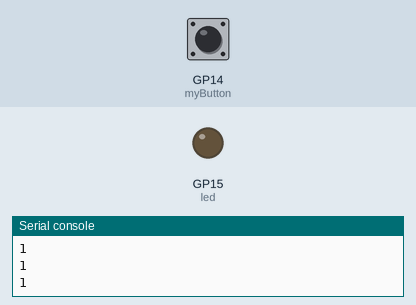
A program run on a simulated Raspberry Pi Pico running MicroPython. On the bench: output pins drawn as LEDs (lit = HIGH), the last lines printed to the serial console. The inputs (shaded band) are chosen by the test bench; at power-on: GP14 (myButton) HIGH.

Above: at 1.2 s.
1.3 s: GP14 (myButton) pulled LOW for 0.25 s
At 1.7 s:
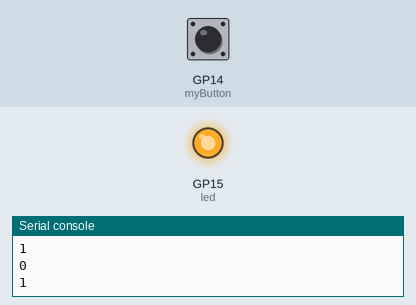
3.0 s: GP14 (myButton) pulled LOW for 1 s
At 4.2 s:
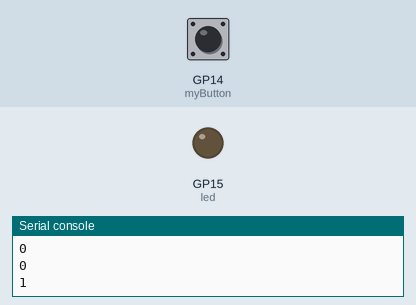
5.5 s: GP14 (myButton) pulled LOW for 3.2 s
At 6.3 s:
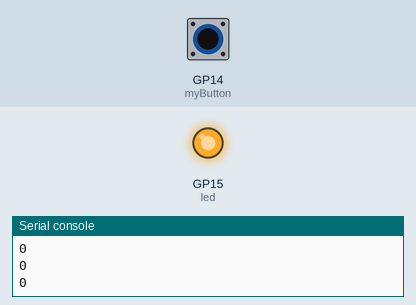
Timing chart, 0 to 8.5 s (numbered marks = the images above; inputs shaded):
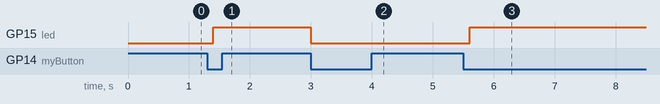

Measured:
- after the input at 1.3 s, GP15 (led): LOW → HIGH after 0.10 s
- after the input at 3.0 s, GP15 (led): HIGH → LOW at once
- after the input at 5.5 s, GP15 (led): LOW → HIGH after 0.10 s

The program:

button_toggle.py
```python
from machine import Pin
from time import sleep

myButton= Pin(14, Pin.IN, Pin.PULL_UP)
led= Pin(15, Pin.OUT)
butPS= 0        #button previous state
butCS= 0        #button current state
ledS= 0         #button state

while True:
    butCS= myButton.value()
    print(butCS)

    if butPS ==1 and butCS== 0:
        ledS = not ledS
        led.value(ledS)

    butPS= butCS
    sleep(.2)
```
